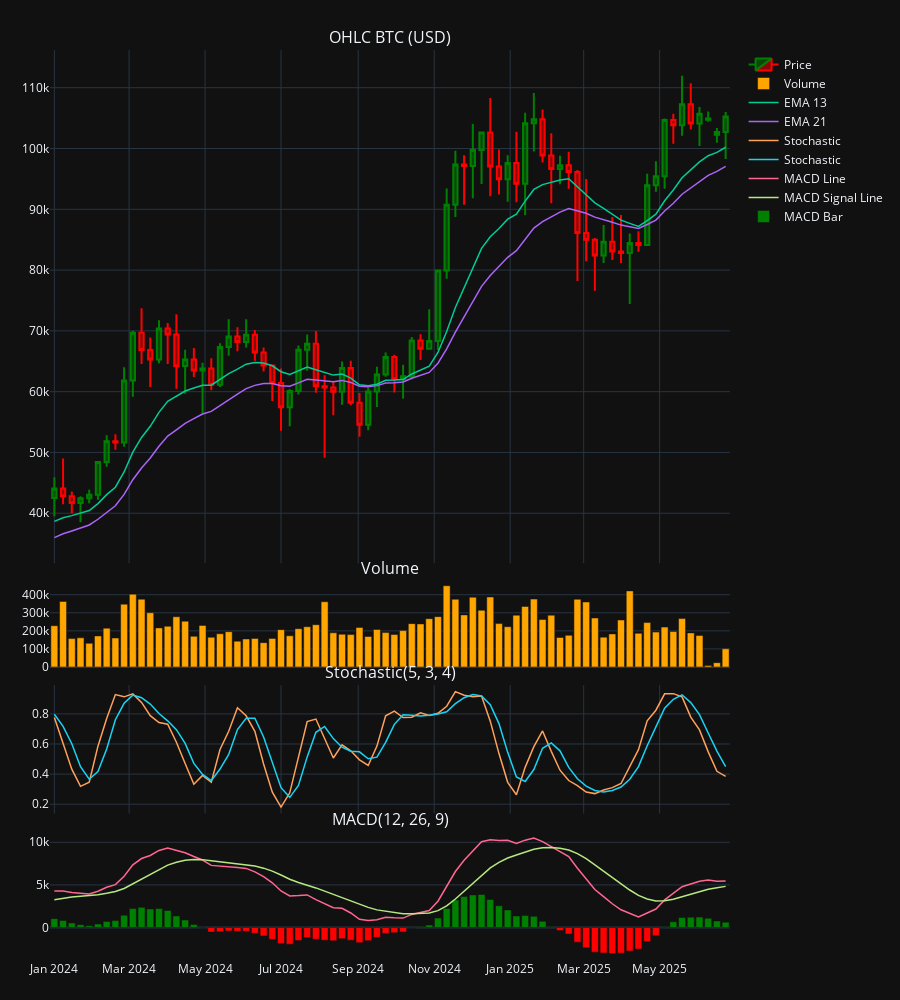

The notebook cell saved with this chart:
### Code cell
import plotly.graph_objects as go
from plotly.subplots import make_subplots

df_visualize = df[df['date'] >= '2024-01-01']

# Create subplot with 2 rows (OHLC and Volume)
fig = make_subplots(rows=4, cols=1, 
                    shared_xaxes=True, 
                    vertical_spacing=0.02,
                    row_heights=[0.6, 0.1, 0.15, 0.15],
                    subplot_titles=("OHLC BTC (USD)", "Volume", "Stochastic(5, 3, 4)", "MACD(12, 26, 9)"))

# ===================================================================
# PLOT CANDLESTICK
# ===================================================================
fig.add_trace(go.Candlestick(
    x=df_visualize['date'],
    open=df_visualize['open'],
    high=df_visualize['high'],
    low=df_visualize['low'],
    close=df_visualize['close'],
    name="Price",
    increasing_line_color='green',
    decreasing_line_color='red'
), row=1, col=1)


# ===================================================================
# PLOT VOLUME BAR
# ===================================================================
fig.add_trace(go.Bar(
    x=df_visualize['date'],
    y=df_visualize['volume'],
    name="Volume",
    marker_color='orange'
), row=2, col=1)


# ===================================================================
# PLOT EMA
# ===================================================================
fig.add_trace(
    go.Scatter(
        x=df_visualize['date'],
        y=df_visualize['ema_13'],
        mode='lines',
        name="EMA 13",
        line={'width': 1.5},
    ), row=1, col=1
)

fig.add_trace(
    go.Scatter(
        x=df_visualize['date'],
        y=df_visualize['ema_21'],
        mode='lines',
        name="EMA 21",
        line={'width': 1.5},
    ), row=1, col=1
)

# ===================================================================
# PLOT STOCHASTIC
# ===================================================================
fig.add_trace(
    go.Scatter(
        x=df_visualize['date'],
        y=df_visualize['stochastic_percentage_k'],
        mode='lines',
        name="Stochastic",
        line={'width': 1.5},
    ), row=3, col=1
)

fig.add_trace(
    go.Scatter(
        x=df_visualize['date'],
        y=df_visualize['stochastic_percentage_d'],
        mode='lines',
        name="Stochastic",
        line={'width': 1.5},
    ), row=3, col=1
)

# ===================================================================
# PLOT MACD
# ===================================================================
fig.add_trace(
    go.Scatter(
        x=df_visualize['date'],
        y=df_visualize['macd'],
        mode='lines',
        name="MACD Line",
        line={'width': 1.5},
    ), row=4, col=1
)

fig.add_trace(
    go.Scatter(
        x=df_visualize['date'],
        y=df_visualize['macd_signal_line'],
        mode='lines',
        name="MACD Signal Line",
        line={'width': 1.5},
    ), row=4, col=1
)

colors = ['green' if val >= 0 else 'red' for val in df_visualize['macd_bar']]
fig.add_trace(
    go.Bar(
        x=df_visualize['date'], 
        y=df_visualize['macd_bar'], 
        name='MACD Bar', 
        marker_color=colors
    ), row=4, col=1
)

# Layout adjustments
fig.update_layout(
    # title=title,
    xaxis_rangeslider_visible=False,
    template='plotly_dark',
    height=1000,
    margin=dict(l=50, r=25, t=50, b=40)
)

fig.write_image("btc_monthly_ta.jpeg", width=1200, height=800, scale=2)
